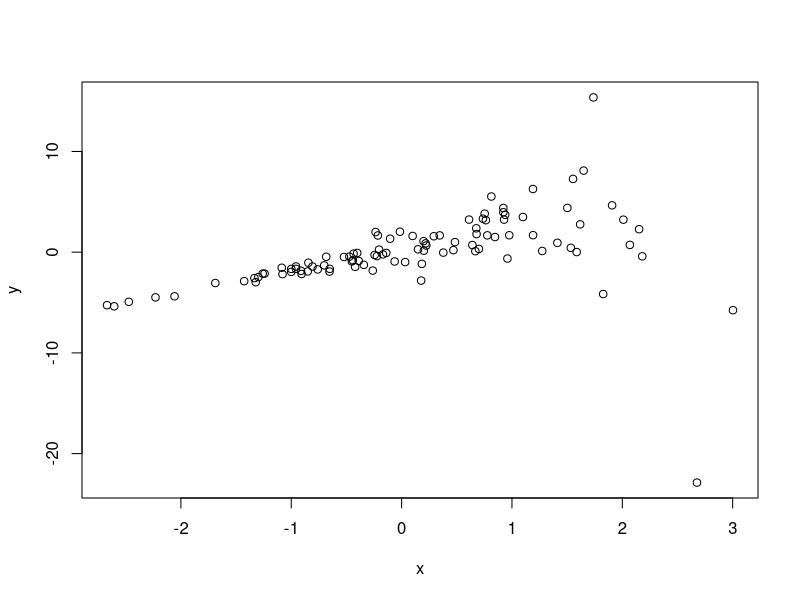
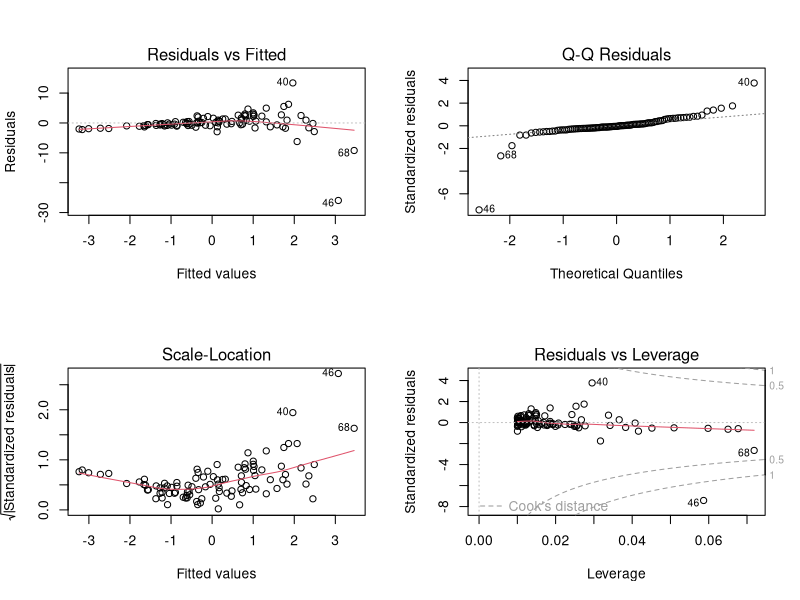

Recreate these plots in R, in order.

#######################################################################
# lineare Regression mit robusten Standardfehlern bei Heteroskedastie # #######################################################################


#von:
#http://thestatsgeek.com/2014/02/14/the-robust-sandwich-variance-estimator-for-linear-regression-using-r/

require(sandwich) || install.packages("sandwich", dep=T)

set.seed(194812)
n <- 100
x <- rnorm(n)
residual_sd <- exp(x)
y <- 2*x + residual_sd*rnorm(n)

plot(x,y) #heteroskedastische Daten

#"dumm stellen": Heteroskedastie ignorieren und normales lineares Modell fitten:
mod <- lm(y~x)
summary(mod)
par(mfrow=c(2,2))
plot(mod) #im ersten Plot sieht man schön, dass die Daten stark heteroskedastisch sind.

summary(mod)["coefficients"] #SE v. x: 0.311, p-Wert: 0.00025

library(sandwich)

#erstelle robuste Standardfehler:
vcovHC(mod, type="HC")
(sandwich_se <- diag(vcovHC(mod, type="HC"))^0.5) #sandwich_se v. x: 0.584
coef(mod) - 1.96*sandwich_se #unteres KI
coef(mod) + 1.96*sandwich_se #oberes KI

z_stat <- coef(mod)/sandwich_se
(p_values <- pchisq(z_stat^2, 1, lower.tail=FALSE))
#p-Wert: 0.043, vgl. mit 0.00025 mit normalen Standardfehlern
